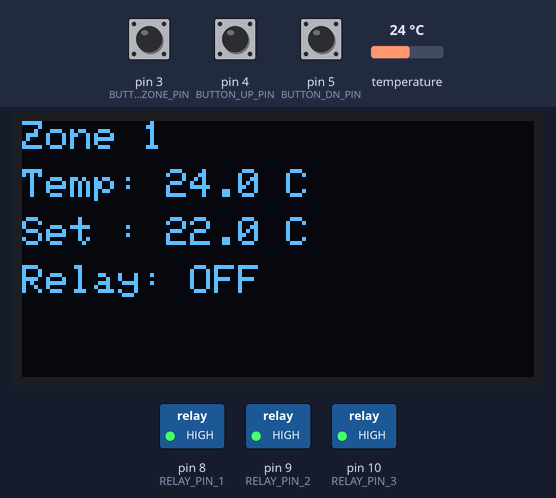
Recording of a sketch running on a simulated Arduino Uno, built with avr-gcc and run on an emulated ATmega328P. Shown: 128×64 one-colour display, switched loads named in the sketch (green lamp = pin HIGH). The test bench sets the inputs (shaded band); at power-on: temperature 24 °C, pin 3 (BUTTON_ZONE_PIN) LOW, pin 4 (BUTTON_UP_PIN) LOW, pin 5 (BUTTON_DN_PIN) LOW.

Above: at 1.9 s.
2.0 s: temperature set to 22.2 °C
At 3.6 s:
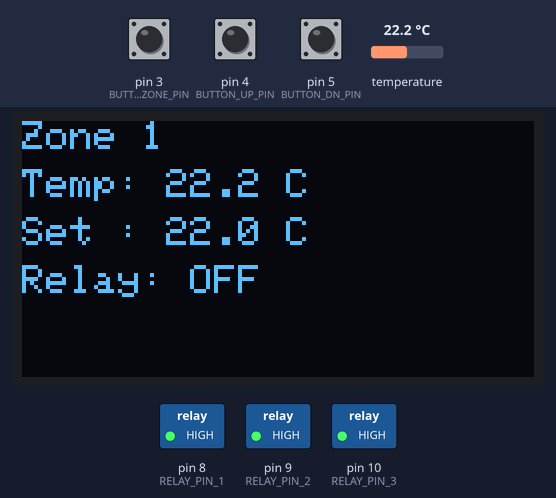
4.6 s: temperature set to 20.8 °C
At 6.0 s:
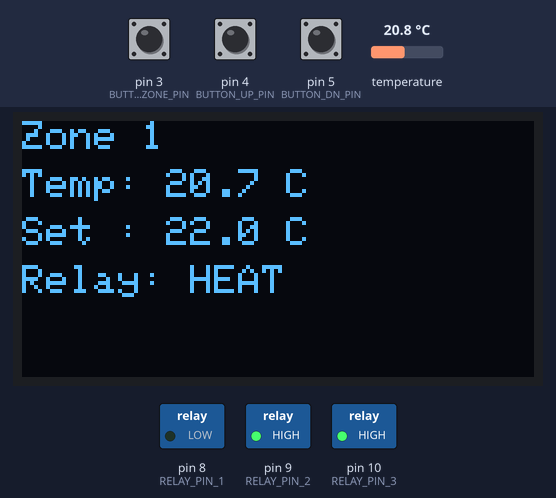
7.0 s: pin 3 (BUTTON_ZONE_PIN) pulled HIGH for 2.1 s
At 9.6 s:
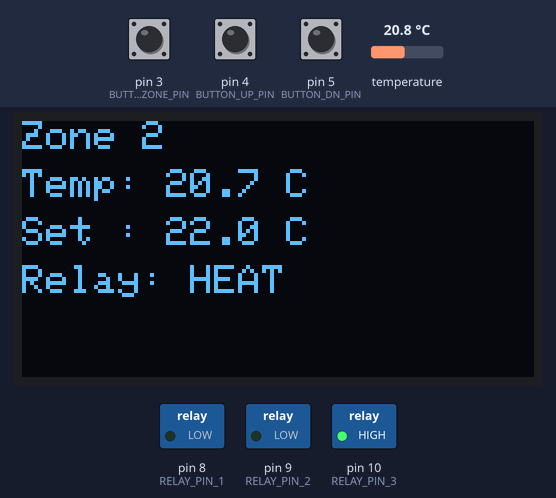
10.6 s: temperature set to 22 °C
At 13.2 s:
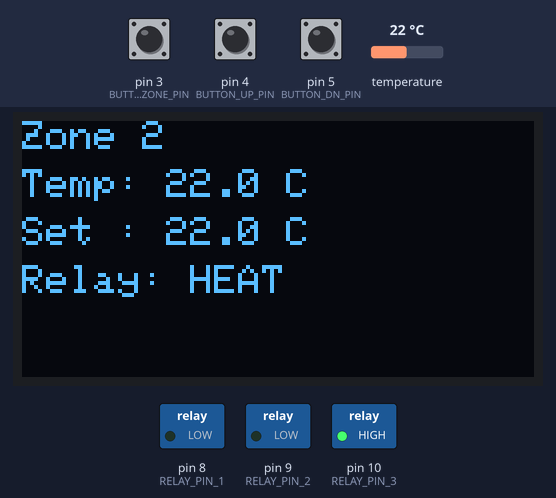
13.6 s: temperature set to 23 °C
At 14.4 s:
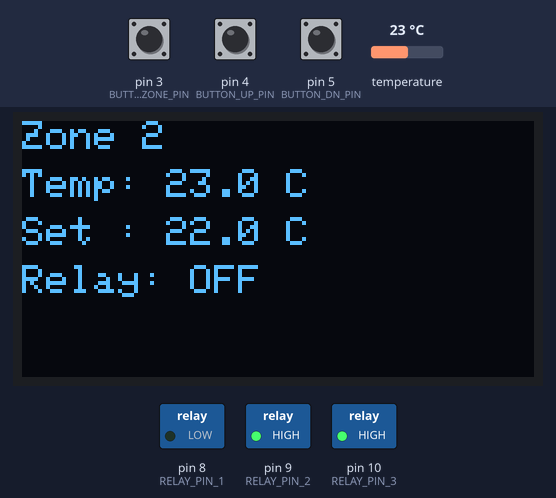
16.0 s: pin 4 (BUTTON_UP_PIN) pulled HIGH for 2.1 s
Timing chart, 0 to 19.0 s (numbered marks = the images above; inputs shaded):
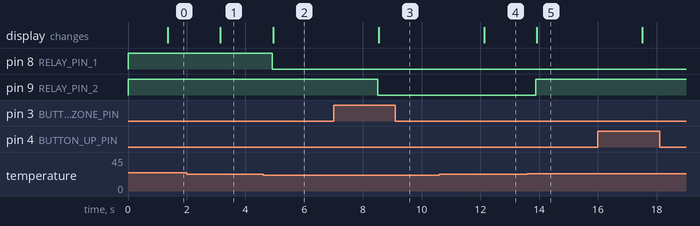

The sketch:

PrecisionDigitalThermostat.ino
```cpp
/* File: PrecisionThermostat.ino
   Three-Zone Precision Digital Thermostat
*/

#include <OneWire.h>
#include <DallasTemperature.h>
#include <Wire.h>
#include <Adafruit_GFX.h>
#include <Adafruit_SSD1306.h>

// ===== User Config =====
#define ONE_WIRE_PIN     2      // DS18B20 bus
#define OLED_RESET      -1      // not used
#define OLED_ADDR       0x3C    // SSD1306 I2C address
#define BUTTON_ZONE_PIN 3      // Select zone
#define BUTTON_UP_PIN   4      // Increase setpoint
#define BUTTON_DN_PIN   5      // Decrease setpoint
#define RELAY_PIN_1     8      // Zone 1 relay
#define RELAY_PIN_2     9      // Zone 2 relay
#define RELAY_PIN_3    10      // Zone 3 relay

const float HYSTERESIS = 1.0;  // °C total window
const float STEP       = 0.5;  // °C per button press
const float SP_DEFAULT = 22.0; // °C default setpoint

// ===== Globals =====
OneWire oneWire(ONE_WIRE_PIN);
DallasTemperature sensors(&oneWire);
Adafruit_SSD1306 display(128, 64, &Wire, OLED_RESET);

uint8_t  currentZone = 0;               // 0,1,2
float    setpoint[3] = {SP_DEFAULT, SP_DEFAULT, SP_DEFAULT};
DeviceAddress probeAddr[3];             // store each sensor’s ROM

// Debounce
unsigned long lastBtnTime = 0;
const unsigned long DEBOUNCE = 200;     // ms

// ===== Helpers =====
bool isPressed(uint8_t pin) {
  if (digitalRead(pin) == HIGH && millis() - lastBtnTime > DEBOUNCE) {
    lastBtnTime = millis();
    return true;
  }
  return false;
}

void drawScreen(float temp) {
  display.clearDisplay();
  display.setTextSize(1);
  display.setTextColor(WHITE);
  display.setCursor(0, 0);
  display.print("Zone ");
  display.print(currentZone + 1);
  display.setCursor(0, 12);
  display.print("Temp: ");
  display.print(temp, 1);
  display.print(" C");
  display.setCursor(0, 24);
  display.print("Set : ");
  display.print(setpoint[currentZone], 1);
  display.print(" C");
  display.setCursor(0, 36);
  bool relayOn = (digitalRead(RELAY_PIN_1 + currentZone) == LOW);
  display.print("Relay: ");
  display.print(relayOn ? "HEAT" : "OFF");
  display.display();
}

void setup() {
  // I/O
  pinMode(BUTTON_ZONE_PIN, INPUT);
  pinMode(BUTTON_UP_PIN,   INPUT);
  pinMode(BUTTON_DN_PIN,   INPUT);
  pinMode(RELAY_PIN_1, OUTPUT);
  pinMode(RELAY_PIN_2, OUTPUT);
  pinMode(RELAY_PIN_3, OUTPUT);
  // Relays are active LOW
  digitalWrite(RELAY_PIN_1, HIGH);
  digitalWrite(RELAY_PIN_2, HIGH);
  digitalWrite(RELAY_PIN_3, HIGH);

  // Initialize display
  display.begin(SSD1306_SWITCHCAPVCC, OLED_ADDR);
  display.clearDisplay();

  // Initialize sensors
  sensors.begin();
  // discover up to 3 sensors
  for (uint8_t i = 0; i < 3; i++) {
    if (!sensors.getAddress(probeAddr[i], i)) {
      // no more sensors found
      break;
    }
  }
  delay(500);
}

void loop() {
  // 1) Handle button presses
  if (isPressed(BUTTON_ZONE_PIN)) {
    currentZone = (currentZone + 1) % 3;
  }
  if (isPressed(BUTTON_UP_PIN)) {
    setpoint[currentZone] += STEP;
  }
  if (isPressed(BUTTON_DN_PIN)) {
    setpoint[currentZone] -= STEP;
  }

  // 2) Read all temps
  sensors.requestTemperatures();
  float temp = sensors.getTempC(probeAddr[currentZone]);

  // 3) Relay control with hysteresis
  float sp = setpoint[currentZone];
  float low  = sp - HYSTERESIS / 2.0;
  float high = sp + HYSTERESIS / 2.0;
  uint8_t relayPin = RELAY_PIN_1 + currentZone;

  if (temp <= low) {
    digitalWrite(relayPin, LOW);  // ON
  } else if (temp >= high) {
    digitalWrite(relayPin, HIGH); // OFF
  }

  // 4) Update display
  drawScreen(temp);

  delay(1000); // update every second
}
```

Measured:
- the behaviour switches between 21.6 and 21.5 °C on temperature (found by bisection; images 1 and 2)
- the behaviour switches between 22.4 and 22.5 °C on temperature (found by bisection; images 4 and 5)
- after the input at 2.0 s, the display: changes after 1.1 s (image 1)
- after the input at 4.6 s, pin 8 (RELAY_PIN_1): HIGH → LOW after 0.31 s; the display: changes after 0.35 s (image 2)
- after the input at 7.0 s, pin 9 (RELAY_PIN_2): HIGH → LOW after 1.5 s; the display: changes after 1.5 s (image 3)
- after the input at 10.6 s, the display: changes after 1.5 s (image 4)
- after the input at 13.6 s, pin 9 (RELAY_PIN_2): LOW → HIGH after 0.29 s; the display: changes after 0.32 s (image 5)
